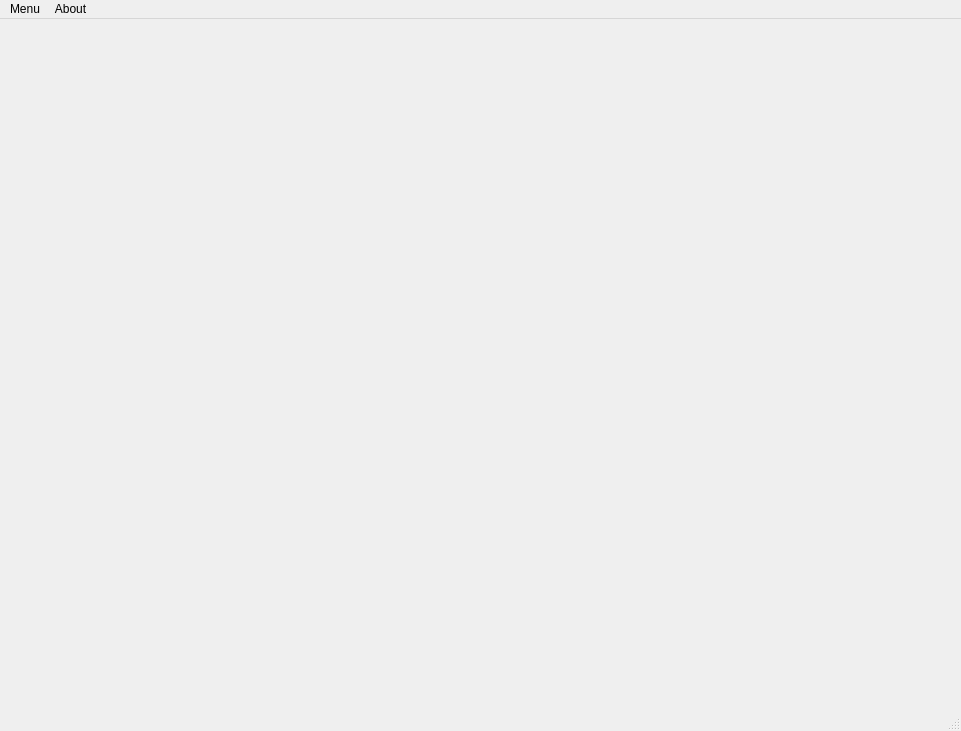
<?xml version="1.0" encoding="UTF-8"?>
<ui version="4.0">
 <class>MainWindow</class>
 <widget class="QMainWindow" name="MainWindow">
  <property name="geometry">
   <rect>
    <x>0</x>
    <y>0</y>
    <width>961</width>
    <height>731</height>
   </rect>
  </property>
  <property name="windowTitle">
   <string>MainWindow</string>
  </property>
  <widget class="QWidget" name="centralwidget"/>
  <widget class="QMenuBar" name="menubar">
   <property name="geometry">
    <rect>
     <x>0</x>
     <y>0</y>
     <width>961</width>
     <height>21</height>
    </rect>
   </property>
   <widget class="QMenu" name="menuMenu">
    <property name="title">
     <string>Menu</string>
    </property>
    <addaction name="actionNew"/>
    <addaction name="actionLoad"/>
    <addaction name="actionSave"/>
    <addaction name="actionSave_As"/>
    <addaction name="separator"/>
    <addaction name="actionProperties"/>
    <addaction name="separator"/>
    <addaction name="actionQuit"/>
   </widget>
   <widget class="QMenu" name="menuAbout">
    <property name="title">
     <string>About</string>
    </property>
   </widget>
   <addaction name="menuMenu"/>
   <addaction name="menuAbout"/>
  </widget>
  <widget class="QStatusBar" name="statusbar"/>
  <action name="actionNew">
   <property name="text">
    <string>New</string>
   </property>
   <property name="toolTip">
    <string>Create a new database</string>
   </property>
  </action>
  <action name="actionLoad">
   <property name="text">
    <string>Load</string>
   </property>
   <property name="toolTip">
    <string>Load an existing database</string>
   </property>
  </action>
  <action name="actionSave">
   <property name="text">
    <string>Save</string>
   </property>
   <property name="toolTip">
    <string>Save this database</string>
   </property>
  </action>
  <action name="actionSave_As">
   <property name="text">
    <string>Save As ...</string>
   </property>
   <property name="toolTip">
    <string>Save As this database</string>
   </property>
  </action>
  <action name="actionProperties">
   <property name="text">
    <string>Properties</string>
   </property>
   <property name="toolTip">
    <string>See Properties</string>
   </property>
  </action>
  <action name="actionQuit">
   <property name="text">
    <string>Quit</string>
   </property>
  </action>
 </widget>
 <resources/>
 <connections/>
</ui>
